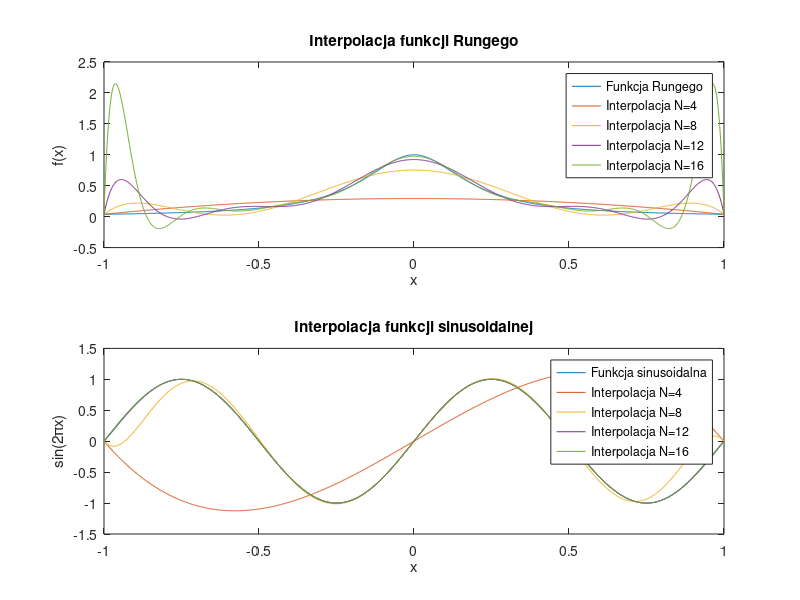

MATLAB code to generate this figure:
function [V, original_Runge, original_sine, interpolated_Runge, interpolated_sine] = zadanie1()
    % Rozmiar tablic komórkowych (cell arrays) V, interpolated_Runge, interpolated_sine: [1,4].
    % V{i} zawiera macierz Vandermonde wyznaczoną dla liczby węzłów interpolacji równej N(i)
    % original_Runge - wektor wierszowy zawierający wartości funkcji Runge dla wektora x_fine=linspace(-1, 1, 1000)
    % original_sine - wektor wierszowy zawierający wartości funkcji sinus dla wektora x_fine
    % interpolated_Runge{i} stanowi wierszowy wektor wartości funkcji interpolującej 
    %       wyznaczonej dla funkcji Runge (wielomian stopnia N(i)-1) w punktach x_fine
    % interpolated_sine{i} stanowi wierszowy wektor wartości funkcji interpolującej
    %       wyznaczonej dla funkcji sinus (wielomian stopnia N(i)-1) w punktach x_fine
    N = 4:4:16;
    x_fine = linspace(-1, 1, 1000);
    original_Runge = 1 ./ (1 + 25 * x_fine.^2);
    original_sine = sin(2 * pi * x_fine);

    interpolated_Runge = cell(1, length(N));
    interpolated_sine = cell(1, length(N));

    subplot(2,1,1);
    plot(x_fine, original_Runge);
    xlabel('x');
    ylabel('f(x)');
    hold on;
    for i = 1:length(N)
        V{i} = vandermonde_matrix(N(i));
        x_coarse = linspace(-1, 1, N(i));
        y_coarse = 1 ./ (1 + 25 * x_coarse.^2);
        c_runge = V{i} \ y_coarse';
        interpolated_Runge{i} = polyval(flipud(c_runge), x_fine);
        plot(x_fine, interpolated_Runge{i});
    end
    hold off;
    title('Interpolacja funkcji Rungego');
    legend('Funkcja Rungego', 'Interpolacja N=4', 'Interpolacja N=8', 'Interpolacja N=12', 'Interpolacja N=16');

    subplot(2,1,2);
    plot(x_fine, original_sine);
    xlabel('x');
    ylabel('sin(2\pix)');
    hold on;
    for i = 1:length(N)
        x_coarse = linspace(-1, 1, N(i));
        y_coarse = sin(2 * pi * x_coarse);
        c_sine = V{i} \ y_coarse';
        interpolated_sine{i} = polyval(flipud(c_sine), x_fine);
        plot(x_fine, interpolated_sine{i});
    end
    hold off;
    title('Interpolacja funkcji sinusoidalnej');
    legend('Funkcja sinusoidalna', 'Interpolacja N=4', 'Interpolacja N=8', 'Interpolacja N=12', 'Interpolacja N=16');
    saveas(gcf, 'zadanie1.png');
end

function V = vandermonde_matrix(N)
    x = linspace(-1,1,N);
    V = ones(N,N);
    for i = 1:N
        V(:,i) = x.^(i-1);
    end
end